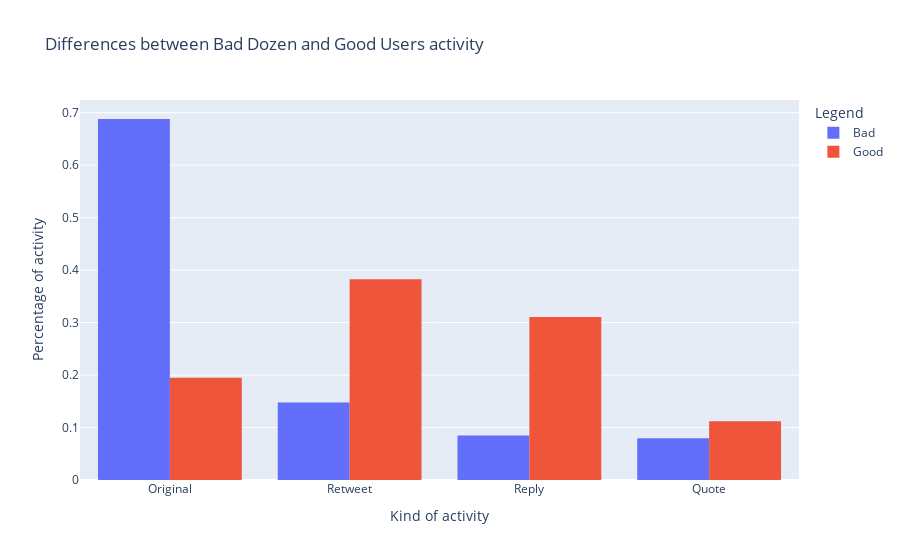

The notebook cell saved with this chart:
### Markdown cell above
# Stats
<a id="c_stats"/>

### Code cell
bad_values = [(len_original_bad/total_len_bad), (len_rt_bad/total_len_bad), (len_rp_bad/total_len_bad), (len_quote_bad/total_len_bad)]
good_values = [len_original_good/total_len_good, len_rt_good/total_len_good, len_rp_good/total_len_good, len_quote_good/total_len_good]
labels = ["Original", "Retweet", "Reply", "Quote"]

fig = go.Figure()
fig.add_trace(go.Histogram(histfunc="sum", y=bad_values, x=labels, name="Bad"))
fig.add_trace(go.Histogram(histfunc="sum", y=good_values, x=labels, name="Good"))
fig.update_layout(
    title="Differences between Bad Dozen and Good Users activity",
    xaxis_title="Kind of activity",
    yaxis_title="Percentage of activity",
    legend_title="Legend")
fig.show()

### Figure 1 — Plotly figure (JSON) as saved in the notebook; plotly's stock layout.template omitted (floating-point values rounded to 4 significant figures)
{"data": [{"histfunc": "sum", "name": "Bad", "type": "histogram", "x": ["Original", "Retweet", "Reply", "Quote"], "y": [0.688, 0.1479, 0.08466, 0.07939]}, {"histfunc": "sum", "name": "Good", "type": "histogram", "x": ["Original", "Retweet", "Reply", "Quote"], "y": [0.1949, 0.3825, 0.3108, 0.1118]}], "layout": {"legend": {"title": {"text": "Legend"}}, "title": {"text": "Differences between Bad Dozen and Good Users activity"}, "xaxis": {"title": {"text": "Kind of activity"}}, "yaxis": {"title": {"text": "Percentage of activity"}}}}
